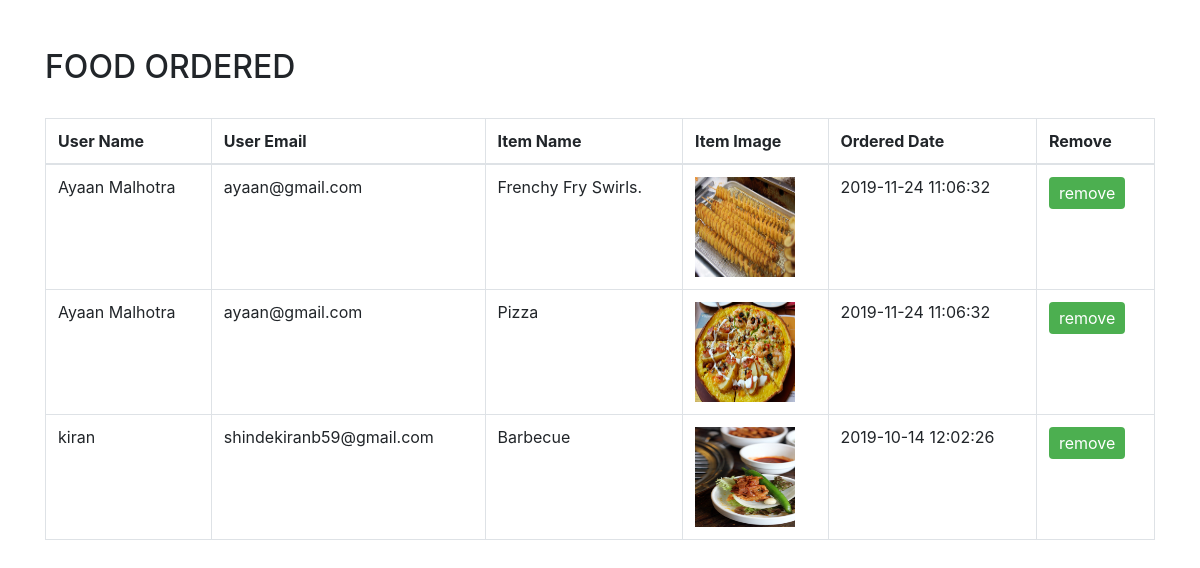
The page /food_ordered.php on the database its author committed.
### tables this page shows
CREATE TABLE `food_ordered` (
  `id` int(11) NOT NULL,
  `user_email` varchar(110) DEFAULT NULL,
  `item_id` int(11) DEFAULT NULL,
  `date` datetime DEFAULT NULL
);

CREATE TABLE `users` (
  `id` int(11) NOT NULL,
  `email` varchar(255) NOT NULL,
  `password` varchar(255) NOT NULL,
  `full_name` varchar(255) NOT NULL,
  `phone` int(10) NOT NULL,
  `address` text NOT NULL
);

CREATE TABLE `food_items` (
  `id` int(11) NOT NULL,
  `Name` varchar(50) NOT NULL,
  `description` text NOT NULL,
  `Price` int(11) NOT NULL,
  `Image` varchar(255) NOT NULL
);

### food_ordered.php (the view, shortened to what this page needs)
<?php
    include('dbconnection.php');
    $query = "SELECT email, full_name, F.id as id, Name, Image, user_email, item_id, date
              FROM users U, food_items F, food_ordered
              WHERE email=user_email and F.id = item_id
              ORDER BY food_ordered.id DESC";
        $run_query = mysqli_query($connection, $query);
?>
<!DOCTYPE html>
<html lang="en">
<head>
  <link rel="stylesheet" href="https://maxcdn.bootstrapcdn.com/bootstrap/4.3.1/css/bootstrap.min.css">
</head>
<body>
<div class="container">
  <div class="top_header">
      <h2>FOOD ORDERED</h2>
  </div><br>
  <table class="table table-bordered table table-hover">
    <thead>
      <tr>
        <th>User Name</th>
        <th>User Email</th>
        <th>Item Name</th>
        <th>Item Image</th>
        <th>Ordered Date</th>
        <th>Remove</th>
      </tr>
    </thead>
    <tbody>
     <?php
        while( $result = mysqli_fetch_assoc($run_query) )
        {
        if($result) {
     ?>
      <tr>
       <td><?php echo $result['full_name']; ?></td>
        <td><?php echo $result['user_email']; ?></td>
        <td><?php echo $result['Name'] ?></td>
        <td><img src="<?php echo $result['Image']?>" width="100px" height="100px;"></td>
        <td><?php echo $result['date'] ?></td>
        <td>
           <form method="POST" action="<?php echo htmlspecialchars($_SERVER["PHP_SELF"]); ?>">
                <input value="remove" type="submit" name="">
           </form>
        </td>
      </tr> <?php } } ?>
    </tbody>
  </table>
</div>
</body>
</html>

### food_ordered.php (style rules this page uses)
input[type=submit] { background-color: #4CAF50; color: white; padding: 6px 10px; border: none; border-radius: 4px; cursor: pointer; float: inherit; }

### rows shown on the page
food_ordered: users.full_name "Ayaan Malhotra", user_email "ayaan@gmail.com", item.Name "Frenchy Fry Swirls.", shows a picture, date "2019-11-24 11:06:32"
food_ordered: users.full_name "Ayaan Malhotra", user_email "ayaan@gmail.com", item.Name "Pizza", shows a picture, date "2019-11-24 11:06:32"
food_ordered: users.full_name "kiran", user_email "shindekiranb59@gmail.com", item.Name "Barbecue", shows a picture, date "2019-10-14 12:02:26"
